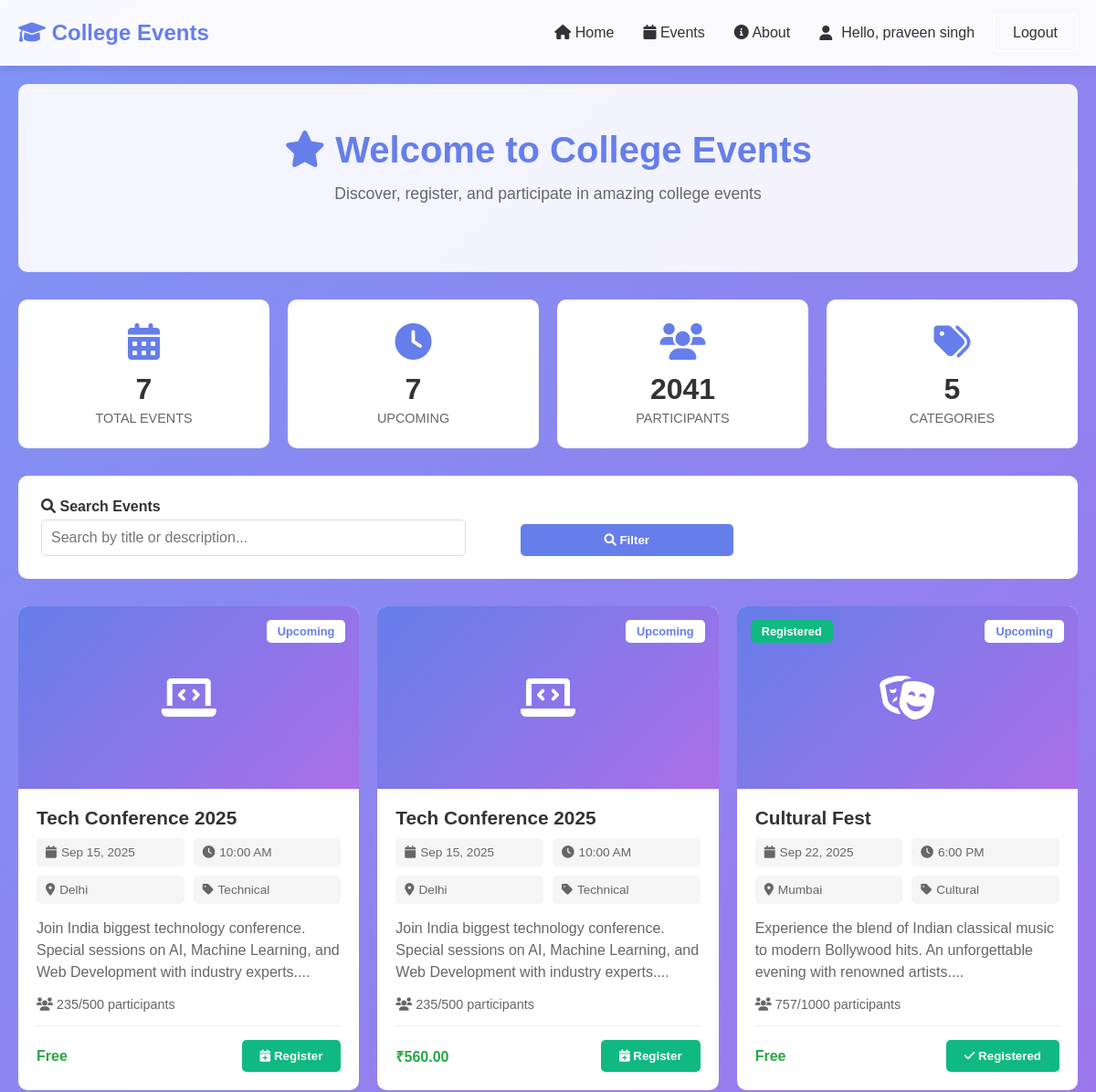
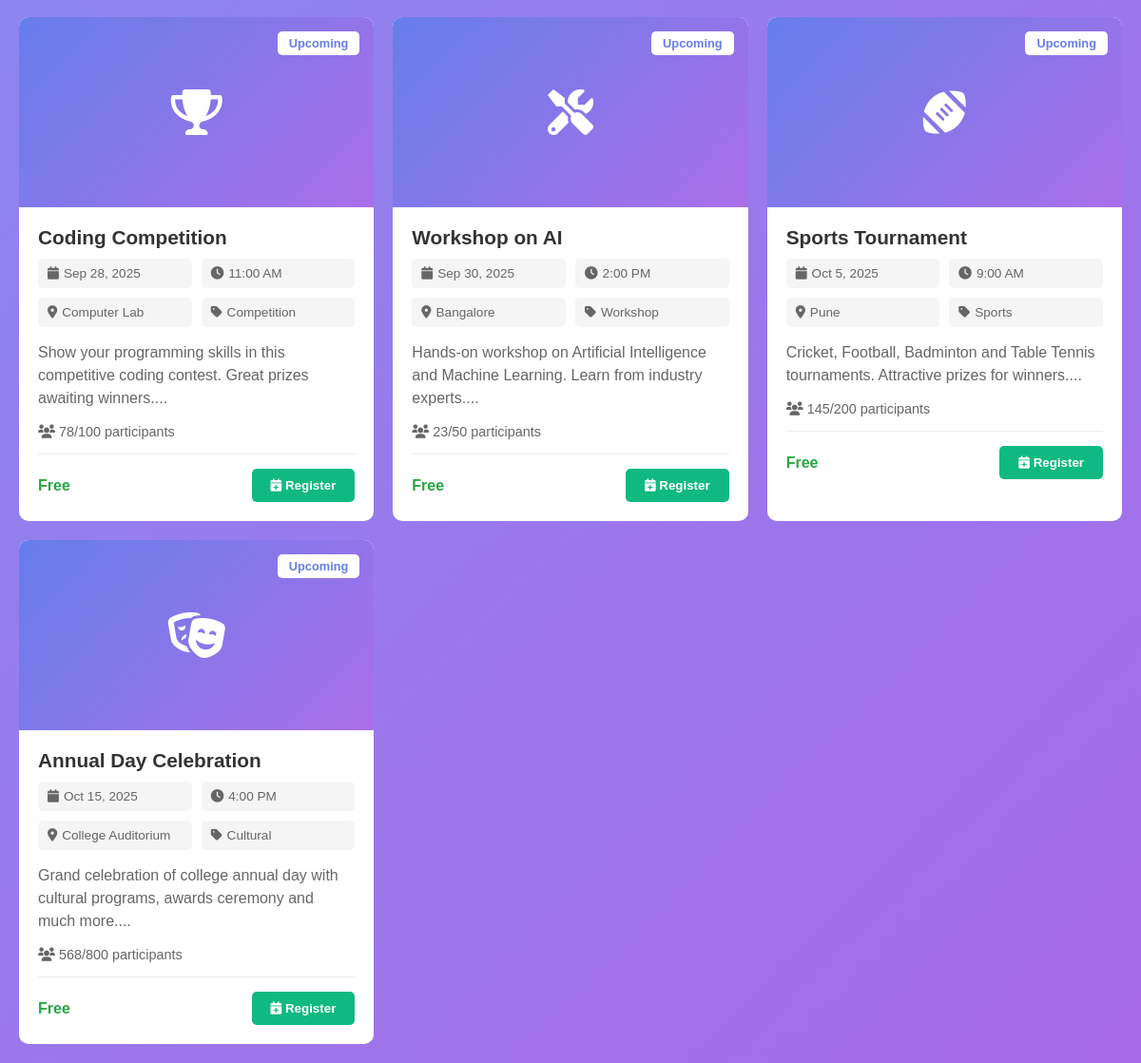
The app's page /index.php (signed in) with its own data (2 pictures, top to bottom).
### tables this page shows
CREATE TABLE `events` (
  `id` int(11) NOT NULL,
  `title` varchar(200) NOT NULL,
  `description` text NOT NULL,
  `event_date` date NOT NULL,
  `event_time` time NOT NULL,
  `location` varchar(200) NOT NULL,
  `max_participants` int(11) DEFAULT 100,
  `current_participants` int(11) DEFAULT 0,
  `category` varchar(50) NOT NULL,
  `organizer_name` varchar(100) NOT NULL,
  `organizer_email` varchar(100) NOT NULL,
  `organizer_phone` varchar(15) NOT NULL,
  `registration_fee` decimal(10,2) DEFAULT 0.00,
  `status` enum('upcoming','ongoing','completed','cancelled') DEFAULT 'upcoming',
  `created_at` timestamp NOT NULL DEFAULT current_timestamp()
);

### index.php (called while the page is built, shortened)
<?php
require_once 'AuthController.php';
require_once 'EventController.php';
$authController = new AuthController();
$eventController = new EventController();
$authController->logout();
$search = isset($_GET['search']) ? $_GET['search'] : '';
$category_filter = isset($_GET['category']) ? $_GET['category'] : '';
$status_filter = isset($_GET['status']) ? $_GET['status'] : '';
$result = $eventController->getEvents($search, $category_filter, $status_filter);
$user_registrations = $eventController->getUserRegistrations($authController->getCurrentUserId());
include 'index_view.php';
?>

### Registration.php (called while the page is built, shortened)
<?php
require_once 'database.php';
require_once 'User.php';
require_once 'Event.php';
class Registration {
    private $conn;
    public function __construct() {
        $db = new Database();
        $this->conn = $db->getConnection();
    }
    public function getUserRegistrations($user_id) {
        $user_id = (int)$user_id;
        $sql = "SELECT event_id FROM registrations WHERE user_id = $user_id";
        $result = $this->conn->query($sql);
        $registrations = array();
        while ($row = $result->fetch_assoc()) {
            $registrations[] = $row['event_id'];
        }
        return $registrations;
    }
}
?>

### database.php (called while the page is built, shortened)
<?php
class Database {
    private $host = 'localhost';
    private $username = 'root';
    private $password = '';
    private $database = 'college_events';
    private $conn;
    private function connect() {
        try {
            $this->conn = new mysqli($this->host, $this->username, $this->password, $this->database);
        } catch(Exception $e) {
            die("Database Error: " . $e->getMessage());
        }
    }
    public function getConnection() {
        return $this->conn;
    }
}
?>

### EventController.php (called while the page is built, shortened)
<?php
require_once 'Event.php';
require_once 'Registration.php';
class EventController {
    private $eventModel;
    private $registrationModel;
    public function __construct() {
        $this->eventModel = new Event();
        $this->registrationModel = new Registration();
    }
    public function getEvents($search = '', $category_filter = '', $status_filter = '') {
        return $this->eventModel->getAllEvents($search, $category_filter, $status_filter);
    }
    public function getUserRegistrations($user_id) {
        if ($user_id) {
            return $this->registrationModel->getUserRegistrations($user_id);
        }
        return array();
    }
    public function getCategoryIcon($category) {
        $category_icons = [
            'Technical' => 'fas fa-laptop-code',
            'Cultural' => 'fas fa-theater-masks',
            'Sports' => 'fas fa-football-ball',
            'Academic' => 'fas fa-book',
            'Workshop' => 'fas fa-tools',
            'Competition' => 'fas fa-trophy',
            'default' => 'fas fa-calendar'
        ];
        return isset($category_icons[$category]) ?
               $category_icons[$category] :
               $category_icons['default'];
    }
}
?>

### Event.php (called while the page is built, shortened)
<?php
require_once 'database.php';
class Event {
    private $conn;
    public function __construct() {
        $db = new Database();
        $this->conn = $db->getConnection();
    }
    public function getAllEvents($search = '', $category_filter = '', $status_filter = '') {
        $where_conditions = array();
        $where_clause = !empty($where_conditions) ? "WHERE " . implode(" AND ", $where_conditions) : "";
        $sql = "SELECT * FROM events $where_clause ORDER BY event_date ASC";
        return $this->conn->query($sql);
    }
}
?>

### User.php (called while the page is built, shortened)
<?php
require_once 'database.php';
class User {
    public function __construct() {
        $db = new Database();
    }
}
?>

### AuthController.php (called while the page is built, shortened)
<?php
require_once 'User.php';
class AuthController {
    public function isLoggedIn() {
        return isset($_SESSION['user_id']);
    }
    public function getCurrentUserId() {
        return isset($_SESSION['user_id']) ? $_SESSION['user_id'] : null;
    }
}
?>

### events_grid.php (the view, shortened to what this page needs)
<div id="events">
    <div class="events-grid">
        <?php
        if ($result && $result->num_rows > 0) {
            while($event = $result->fetch_assoc()) {
                $icon_class = $eventController->getCategoryIcon($event['category']);
                $event_date = date('M j, Y', strtotime($event['event_date']));
                $event_time = date('g:i A', strtotime($event['event_time']));
                $is_registered = in_array($event['id'], $user_registrations);
                echo "
                <div class='event-card'>
                    <div class='event-image'>
                        <i class='$icon_class'></i>
                        <div class='event-badge'>{$event['status']}</div>
                        " . ($is_registered ? "<div class='registration-status'>Registered</div>" : "") . "
                    </div>
                    <div class='event-content'>
                        <h3 class='event-title'>" . htmlspecialchars($event['title']) . "</h3>
                        <div class='event-meta'>
                            <div class='meta-item'>
                                <i class='fas fa-calendar'></i> {$event_date}
                            </div>
                            <div class='meta-item'>
                                <i class='fas fa-clock'></i> {$event_time}
                            </div>
                            <div class='meta-item'>
                                <i class='fas fa-map-marker-alt'></i> " . htmlspecialchars($event['location']) . "
                            </div>
                            <div class='meta-item'>
                                <i class='fas fa-tag'></i> " . htmlspecialchars($event['category']) . "
                            </div>
                        </div>
                        <div class='event-description'>
                            " . htmlspecialchars(substr($event['description'], 0, 150)) . "...
                        </div>
                        <div class='participants-info'>
                            <i class='fas fa-users'></i>
                            {$event['current_participants']}/{$event['max_participants']} participants
                        </div>
                        <div class='event-footer'>
                            <div>";
                if ($event['registration_fee'] > 0) {
                    echo "<strong style='color: #28a745;'>₹" . number_format($event['registration_fee'], 2) . "</strong>";
                } else {
                    echo "<strong style='color: #28a745;'>Free</strong>";
                }
                echo "          </div>
                            <div>";
                if (!$authController->isLoggedIn()) {
                    echo "<button class='btn' onclick='openModal(\"loginModal\")'>
                            <i class='fas fa-sign-in-alt'></i> Login to Register
                          </button>";
                } elseif ($is_registered) {
                    echo "<button class='btn btn-success' disabled>
                            <i class='fas fa-check'></i> Registered
                          </button>";
                } elseif ($event['current_participants'] >= $event['max_participants']) {
                    echo "<button class='btn' disabled style='background: #ccc;'>
                            <i class='fas fa-times'></i> Full
                          </button>";
                } else {
                    echo "<button class='btn btn-success' onclick='registerForEvent({$event['id']}, \"" . htmlspecialchars($event['title']) . "\")'>
                            <i class='fas fa-calendar-plus'></i> Register
                          </button>";
                }
                echo "          </div>
                        </div>
                    </div>
                </div>";
            }
        }
        ?>
    </div>
</div>

### style.css (style rules this page uses)
* { margin: 0; padding: 0; box-sizing: border-box; }
body { font-family: Arial, sans-serif; background: linear-gradient(135deg, #7e94f4, #a96ae8); min-height: 100vh; color: #333; }
.btn { background: #667eea; color: white; padding: 10px 20px; border: none; border-radius: 5px; cursor: pointer; text-decoration: none; font-weight: 600; display: inline-block; }
.btn-success { background: #10b981; }
.events-grid { display: grid; grid-template-columns: repeat(auto-fill, minmax(350px, 1fr)); gap: 20px; }
.event-card { background: white; border-radius: 10px; overflow: hidden; position: relative; }
.event-image { height: 200px; background: linear-gradient(135deg, #667eea, #ab6fe8); display: flex; align-items: center; justify-content: center; color: white; font-size: 3rem; }
.event-badge { position: absolute; top: 15px; right: 15px; background: white; color: #667eea; padding: 5px 12px; border-radius: 5px; font-size: 0.8rem; font-weight: bold; text-transform: capitalize; }
.registration-status { position: absolute; top: 15px; left: 15px; background: #10b981; color: white; padding: 5px 12px; border-radius: 5px; font-size: 0.8rem; font-weight: bold; }
.event-content { padding: 20px; }
.event-title { font-size: 1.3rem; font-weight: bold; color: #333; margin-bottom: 10px; }
.event-meta { display: grid; grid-template-columns: 1fr 1fr; gap: 10px; margin-bottom: 15px; }
.meta-item { display: flex; align-items: center; gap: 5px; font-size: 0.85rem; color: #666; background: #f5f5f5; padding: 8px 10px; border-radius: 5px; }
.event-description { color: #666; line-height: 1.5; margin-bottom: 15px; display: -webkit-box; -webkit-line-clamp: 3; -webkit-box-orient: vertical; overflow: hidden; }
.participants-info { font-size: 0.9rem; color: #666; margin-bottom: 15px; }
.event-footer { display: flex; justify-content: space-between; align-items: center; padding-top: 15px; border-top: 1px solid #eee; }

### records on screen
events: status "Upcoming", title "Tech Conference 2025", event_date "Sep 15, 2025", event_time "10:00 AM", location "Delhi", category "Technical", description "Join India biggest technology conference. Special sessions on AI, Machine Learning, and Web Development with industry experts.", current_participants "235", max_participants "500", registration_fee "Free"
events: status "Upcoming", title "Tech Conference 2025", event_date "Sep 15, 2025", event_time "10:00 AM", location "Delhi", category "Technical", description "Join India biggest technology conference. Special sessions on AI, Machine Learning, and Web Development with industry experts.", current_participants "235", max_participants "500", registration_fee "560.00"
events: status "Upcoming", shows "Registered", title "Cultural Fest", event_date "Sep 22, 2025", event_time "6:00 PM", location "Mumbai", category "Cultural", description "Experience the blend of Indian classical music to modern Bollywood hits. An unforgettable evening with renowned artists.", current_participants "757", max_participants "1000", registration_fee "Free"
events: status "Upcoming", title "Coding Competition", event_date "Sep 28, 2025", event_time "11:00 AM", location "Computer Lab", category "Competition", description "Show your programming skills in this competitive coding contest. Great prizes awaiting winners.", current_participants "78", max_participants "100", registration_fee "Free"
events: status "Upcoming", title "Workshop on AI", event_date "Sep 30, 2025", event_time "2:00 PM", location "Bangalore", category "Workshop", description "Hands-on workshop on Artificial Intelligence and Machine Learning. Learn from industry experts.", current_participants "23", max_participants "50", registration_fee "Free"
events: status "Upcoming", title "Sports Tournament", event_date "Oct 5, 2025", event_time "9:00 AM", location "Pune", category "Sports", description "Cricket, Football, Badminton and Table Tennis tournaments. Attractive prizes for winners.", current_participants "145", max_participants "200", registration_fee "Free"
events: status "Upcoming", title "Annual Day Celebration", event_date "Oct 15, 2025", event_time "4:00 PM", location "College Auditorium", category "Cultural", description "Grand celebration of college annual day with cultural programs, awards ceremony and much more.", current_participants "568", max_participants "800", registration_fee "Free"

### other values on screen
$authController->getCurrentUserName() "praveen singh"
$stats['total_events'] "7"
$stats['upcoming_events'] "7"
$stats['total_participants'] "2041"
$stats['total_categories'] "5"
